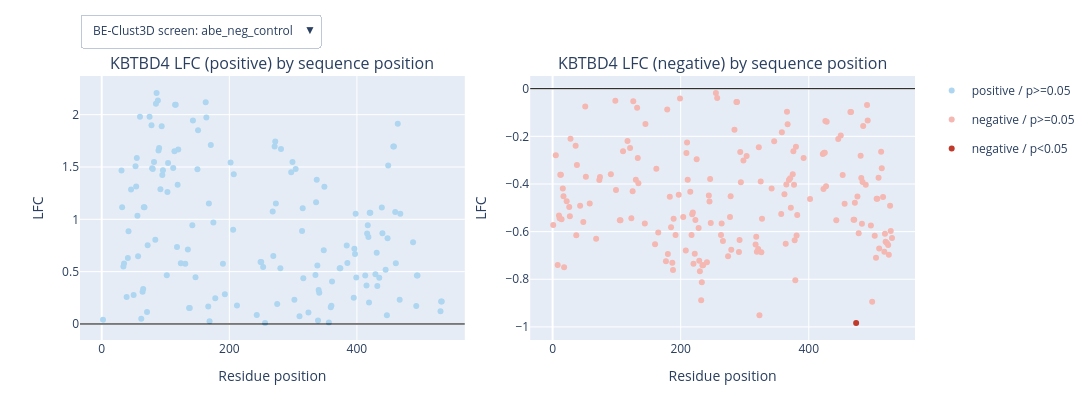
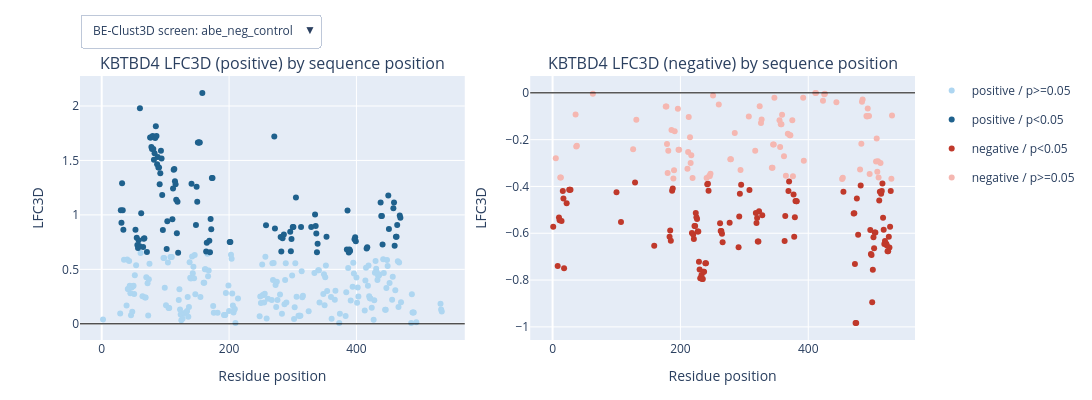
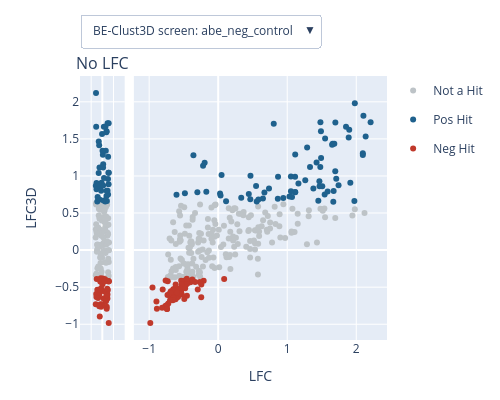
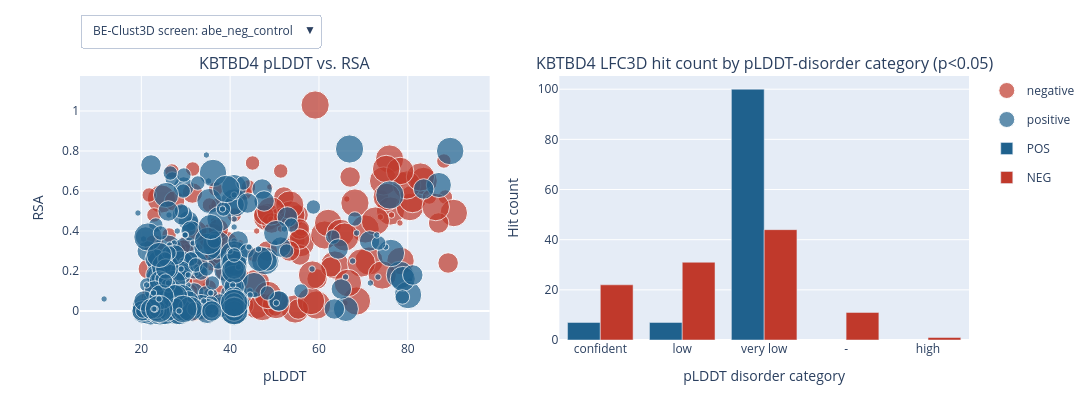

Notebook code cell kept with these figures, in order:
### Markdown cell above
## BE-Clust3D
- Residue dot-plots of LFC and LFC3D (positive and negative shown separately)
- LFC vs. LFC3D scatter, highlighting residues that have an LFC3D value but no direct LFC value
- pLDDT vs. RSA scatter, LFC3D hit count by protein domain, and hit count by pLDDT-disorder category
- Enrichment test (log2 odds ratio) for pLDDT-disorder category
- Each plot group carries its own screen dropdown, on the plot itself -- switching screens does not re-run the cell

### Code cell
if MODE == 'monomer':
    # Every dropdown in this cell is Plotly's own in-figure dropdown (layout.updatemenus): all
    # screens are built up front and switching between them is client-side trace toggling, so
    # picking a different screen does NOT re-run the cell. One dropdown per plot group, since
    # each group is its own figure.
    _S = monomer_screens

    print('BE-Clust3D -- residue dot-plots, LFC (positive, negative):')
    show_figure_dropdown({s: combine_side_by_side(
        plot_score_scatter(monomer_dir, monomer_gene, s, score_type='LFC', direction='positive'),
        plot_score_scatter(monomer_dir, monomer_gene, s, score_type='LFC', direction='negative'),
        width=600, height=400) for s in _S}, description='BE-Clust3D screen:')

    print('BE-Clust3D -- residue dot-plots, LFC3D (positive, negative):')
    show_figure_dropdown({s: combine_side_by_side(
        plot_score_scatter(monomer_dir, monomer_gene, s, score_type='LFC3D', direction='positive'),
        plot_score_scatter(monomer_dir, monomer_gene, s, score_type='LFC3D', direction='negative'),
        width=600, height=400) for s in _S}, description='BE-Clust3D screen:')

    print('BE-Clust3D -- LFC vs. LFC3D (residues with LFC3D but no LFC shown in the left strip):')
    show_figure_dropdown({s: plot_lfc_lfc3d_scatter(monomer_dir, monomer_gene, s, width=500, height=400)
                          for s in _S}, description='BE-Clust3D screen:')

    print('BE-Clust3D -- pLDDT vs. RSA / LFC3D hit count by domain / pLDDT-disorder category:')
    show_figure_dropdown({s: combine_side_by_side(
        plot_plddt_rsa_scatter(monomer_dir, monomer_gene, s),
        plot_domain_barplot(monomer_dir, monomer_gene, monomer_uniprot, s),
        plot_plddt_dis_barplot(monomer_dir, monomer_gene, s),
        width=600, height=400) for s in _S}, description='BE-Clust3D screen:')

    print('BE-Clust3D -- enrichment test (pLDDT-disorder, log2 odds ratio):')
    show_figure_dropdown({s: plot_enrichment_test(monomer_dir, monomer_gene, screen_name=s, width=600, height=300)
                          for s in _S}, description='BE-Clust3D screen:')
else:
    print(f"[skipped] mode is '{MODE}', not 'monomer' -- skipping BE-Clust3D (monomer).")
